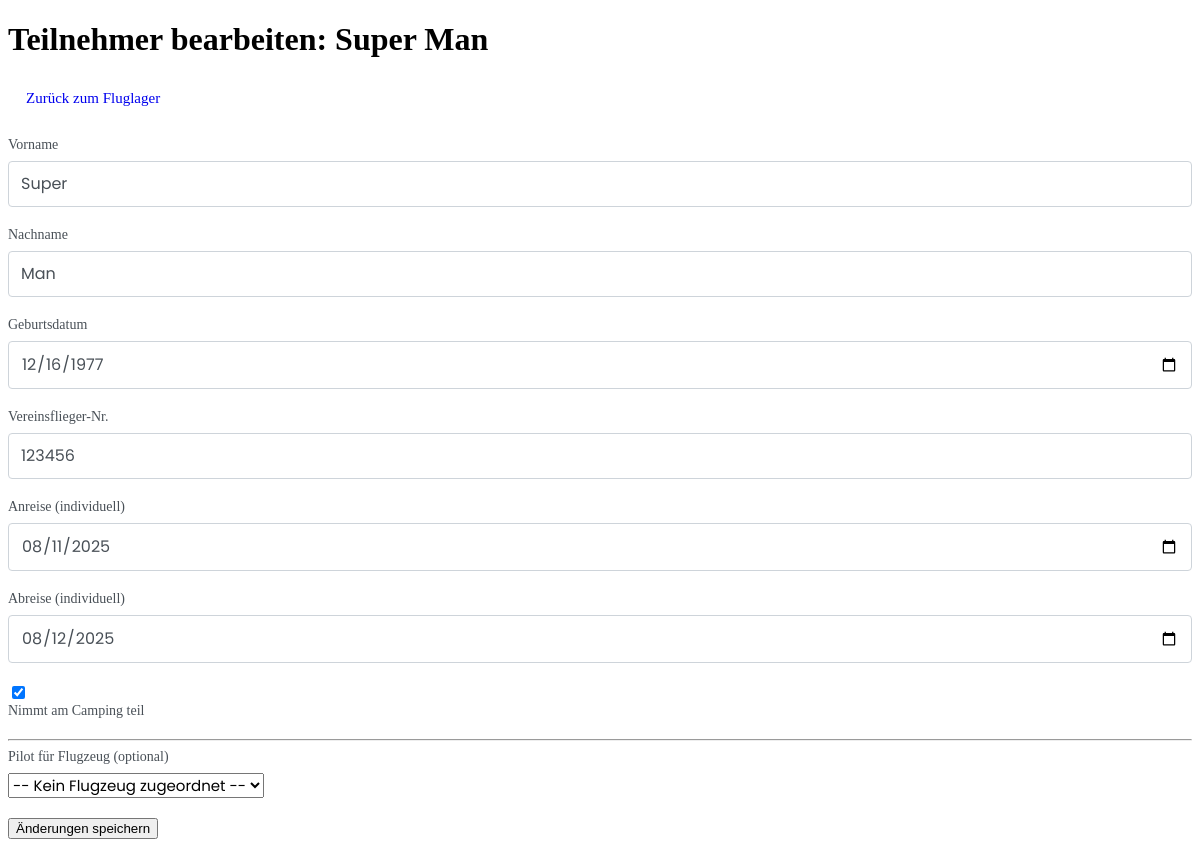
Page /edit_participant.php?id=31 (signed in) on the committed database.
### tables this page shows
CREATE TABLE `teilnehmer` (
  `id` int(11) NOT NULL AUTO_INCREMENT,
  `fluglager_id` int(11) NOT NULL,
  `vorname` varchar(255) NOT NULL,
  `nachname` varchar(255) NOT NULL,
  `geburtsdatum` date DEFAULT NULL,
  `telefon` varchar(50) DEFAULT NULL,
  `email` varchar(255) DEFAULT NULL,
  `camping` tinyint(1) NOT NULL DEFAULT 0,
  `rolle` enum('Pilot','Flugschüler','Begleitperson') DEFAULT NULL,
  `vereinsflieger_nr` varchar(100) DEFAULT NULL,
  `aufenthalt_von` date DEFAULT NULL,
  `aufenthalt_bis` date DEFAULT NULL,
  `hat_teilgenommen` tinyint(1) NOT NULL DEFAULT 1,
  `abrechnung_naechte_camping` int(11) DEFAULT 0,
  PRIMARY KEY (`id`),
  KEY `fluglager_id` (`fluglager_id`),
  CONSTRAINT `teilnehmer_ibfk_1` FOREIGN KEY (`fluglager_id`) REFERENCES `fluglager` (`id`) ON DELETE CASCADE
);

### edit_participant.php (the view, shortened to what this page needs)
<?php
$participant_id = $_GET['id'];
$user_id = $_SESSION['user_id'];
$db = new Database();
$conn = $db->getConnection();
$stmt = $conn->prepare("SELECT t.*, f.id as lager_id FROM teilnehmer t JOIN fluglager f ON t.fluglager_id = f.id WHERE t.id = ? AND f.user_id = ?");
$stmt->bind_param('ii', $participant_id, $user_id);
$stmt->execute();
$result = $stmt->get_result();
$person = $result->fetch_assoc();
?>
<!DOCTYPE html>
<html lang="de">
<head>
    <link rel="stylesheet" href="styles.css">
</head>
<body>
    <div class="container">
        <header>
            <h1>Teilnehmer bearbeiten: <?php echo htmlspecialchars($person['vorname'] . ' ' . $person['nachname']); ?></h1>
            <a href="edit_fluglager.php?id=<?php echo $person['lager_id']; ?>" class="btn">Zurück zum Fluglager</a>
        </header>
        <main style="margin-top: 20px;">
            <form action="handle_edit_participant.php" method="post">
                <div class="form-group half-width">
                    <label>Vorname</label>
                    <input type="text" name="vorname" value="<?php echo htmlspecialchars($person['vorname']); ?>" required>
                </div>
                <div class="form-group half-width">
                    <label>Nachname</label>
                    <input type="text" name="nachname" value="<?php echo htmlspecialchars($person['nachname']); ?>" required>
                </div>
                <div class="form-group half-width">
                    <label>Geburtsdatum</label>
                    <input type="date" name="geburtsdatum" value="<?php echo htmlspecialchars($person['geburtsdatum']); ?>">
                </div>
                <div class="form-group half-width">
                    <label>Vereinsflieger-Nr.</label>
                    <input type="text" name="vereinsflieger_nr" value="<?php echo htmlspecialchars($person['vereinsflieger_nr']); ?>">
                </div>
                <div class="form-group half-width">
                    <label>Anreise (individuell)</label>
                    <input type="date" name="aufenthalt_von" value="<?php echo htmlspecialchars($person['aufenthalt_von']); ?>">
                </div>
                <div class="form-group half-width">
                    <label>Abreise (individuell)</label>
                    <input type="date" name="aufenthalt_bis" value="<?php echo htmlspecialchars($person['aufenthalt_bis']); ?>">
                </div>
                <div class="form-group">
                    <input type="checkbox" id="camping" name="camping" value="1" <?php if ($person['camping']) echo 'checked'; ?>>
                    <label for="camping">Nimmt am Camping teil</label>
                </div>
                <hr>
                <div class="form-group">
                    <label for="pilot_of_aircraft_id">Pilot für Flugzeug (optional)</label>
                    <select id="pilot_of_aircraft_id" name="pilot_of_aircraft_id">
                        <option value="">-- Kein Flugzeug zugeordnet --</option>
                    </select>
                </div>
                <button type="submit">Änderungen speichern</button>
            </form>
        </main>
    </div>
</body>
</html>

### styles.css (style rules this page uses)
.form-group label { font-size: 14px; color: #555; }
input[type="text"], input[type="email"], input[type="password"], input[type="date"], input[type="tel"], input[type="number"], select, textarea { font-family: 'Poppins', sans-serif; font-size: 15px; }
.btn { padding: 10px 18px; font-size: 15px; font-weight: 500; border: none; border-radius: 5px; cursor: pointer; text-decoration: none; display: inline-block; text-align: center; transition: background-color 0.2s ease-in-out, transform 0.1s ease, box-shadow 0.2s ease; }
.form-group { margin-bottom: 20px; }
.form-group label { display: block; font-weight: 500; margin-bottom: 8px; color: #495057; }
.form-group input[type="text"], .form-group input[type="number"], .form-group input[type="email"], .form-group input[type="tel"], .form-group input[type="date"], .form-group input[type="password"] { display: block; width: 100%; padding: 10px 12px; font-size: 1rem; line-height: 1.5; color: #495057; background-color: #fff; border: 1px solid #ced4da; border-radius: 4px; box-sizing: border-box; transition: border-color .15s ease-in-out, box-shadow .15s ease-in-out; }

### rows in the picture
teilnehmer: vorname+nachname "Super Man", vorname "Super", nachname "Man", geburtsdatum "12/16/1977", vereinsflieger_nr "123456", aufenthalt_von "08/11/2025", aufenthalt_bis "08/12/2025", camping "☑"
